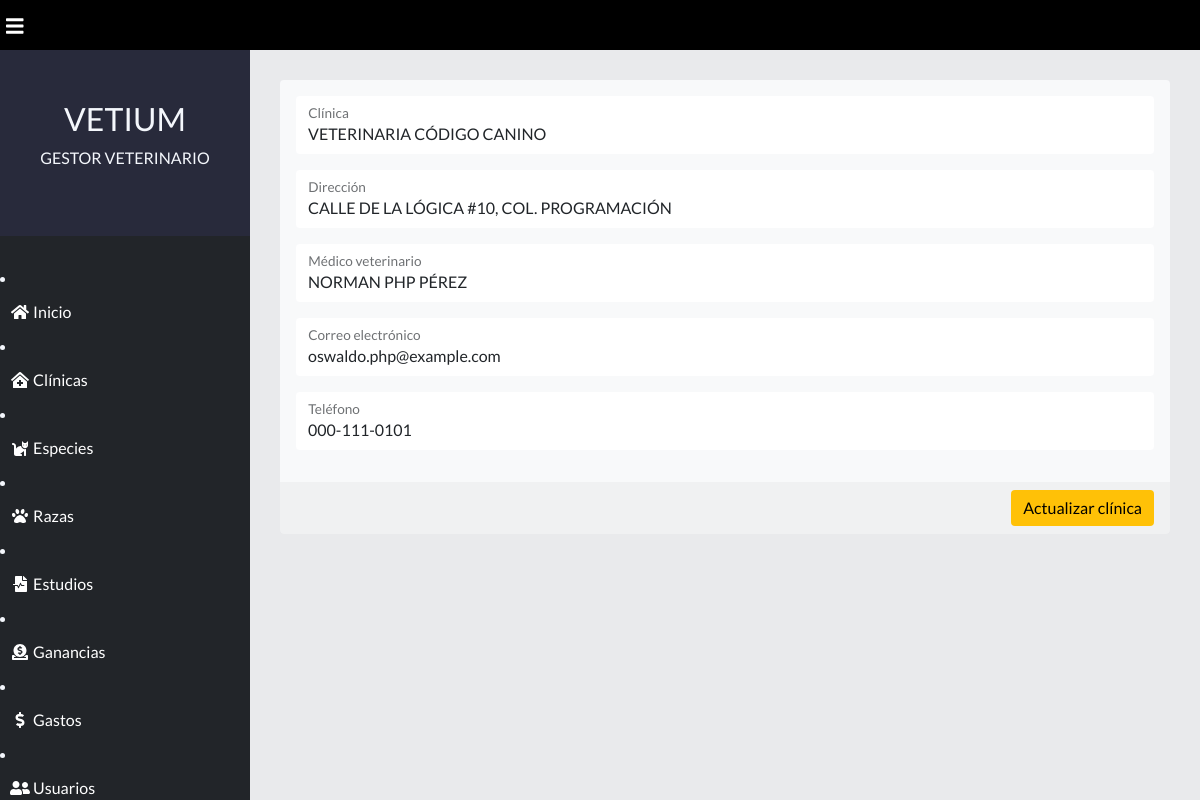
Page /views/clinics/edit.php?clinic_id=1 (signed in) on the committed database.
### tables this page shows
CREATE TABLE clinics (
  clinic_id integer PRIMARY KEY AUTO_INCREMENT,
  clinic varchar(255) DEFAULT NULL,
  address varchar(255) DEFAULT NULL,
  vet varchar(255) DEFAULT NULL,
  email varchar(255) DEFAULT NULL,
  phone_number varchar(25) DEFAULT NULL
);

### controllers/ClinicController.php (called while the page is built, shortened)
<?php
class ClinicController
{
    public string $SHOW = "CALL SELECT_CLINIC(?)";
    public function show($clinic_id)
    {
        $database_controller = new DatabaseController();
        $clinic_result = $database_controller->read($this->SHOW, "i", [$clinic_id]);
        return $clinic_result->fetch_assoc();
    }
}
$clinic_controller = new ClinicController();

### controllers/DatabaseController.php (called while the page is built, shortened)
<?php
class DatabaseController
{
    private $SERVERNAME = "localhost";
    private $USER = "root";
    private $PASSWORD = "";
    private $DATABASE = "vet";
    private $CONNECTION = NULL;
    public function __construct()
    {
        $this->CONNECTION = new mysqli($this->SERVERNAME, $this->USER, $this->PASSWORD,  $this->DATABASE);
    }
    public function read($QUERY, $TYPES = NULL, $PARAMETERS = NULL)
    {
        try {
            $STATEMENT = $this->CONNECTION->prepare($QUERY);
            if ($TYPES != NULL && $PARAMETERS != NULL) {
                $STATEMENT->bind_param($TYPES, ...$PARAMETERS);
            }
            $STATEMENT->execute();
            return $STATEMENT->get_result();
        } catch (Exception $e) {
        }
    }
}

### views/clinics/edit.php (the view, shortened to what this page needs)
<!DOCTYPE html>
<html lang="es">
<?php
require_once '../../templates/head.php';
require_once '../../controllers/DatabaseController.php';
require_once '../../controllers/ClinicController.php';
$clinic = $clinic_controller->show($_GET['clinic_id']);
?>
<body>
    <?php require_once '../../templates/navigation.php'; ?>
    <div class="content">
        <form class="card bg-light" autocomplete="off" method="post">
            <div class="card-body">
                <div class="form-floating mb-3">
                    <input type="text" class="form-control" placeholder="rollersk8erboy" name="clinic" value="<?php echo $clinic['clinic'] ?>" required>
                    <label class="text-dark">Clínica</label>
                </div>
                <div class="form-floating mb-3">
                    <input type="text" class="form-control" placeholder="rollersk8erboy" name="address" value="<?php echo $clinic['address'] ?>" required>
                    <label class="text-dark">Dirección</label>
                </div>
                <div class="form-floating mb-3">
                    <input type="text" class="form-control" placeholder="rollersk8erboy" name="vet" value="<?php echo $clinic['vet'] ?>" required>
                    <label>Médico veterinario</label>
                </div>
                <div class="form-floating mb-3">
                    <input type="email" class="form-control" placeholder="rollersk8erboy" name="email" value="<?php echo $clinic['email'] ?>">
                    <label>Correo electrónico</label>
                </div>
                <div class="form-floating mb-3">
                    <input type="tel" class="form-control" placeholder="rollersk8erboy" name="phone_number" value="<?php echo $clinic['phone_number'] ?>">
                    <label>Teléfono</label>
                </div>
            </div>
            <div class="card-footer">
                <div class="d-grid gap-2 d-md-flex justify-content-md-end">
                    <button class="btn btn-warning">Actualizar clínica</button>
                </div>
            </div>
        </form>
    </div>
</body>
</html>

### src/css/body.css (style rules this page uses)
body { font-family: 'Lato', sans-serif; }
* { border: none !important; box-sizing: border-box; }

### src/css/content.css (style rules this page uses)
.content { z-index: 1; min-height: 100vh; margin-left: 250px; padding-top: 80px; padding-bottom: 80px; padding-right: 30px; padding-left: 30px; background: rgb(233, 234, 236); }

### rows in the picture
clinics: clinic "VETERINARIA CÓDIGO CANINO", address "CALLE DE LA LÓGICA #10, COL. PROGRAMACIÓN", vet "NORMAN PHP PÉREZ", email "oswaldo.php@example.com", phone_number "000-111-0101"
